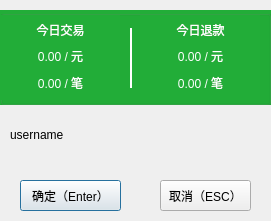
<?xml version="1.0" encoding="UTF-8"?>
<ui version="4.0">
 <class>HandoverDlg</class>
 <widget class="QDialog" name="HandoverDlg">
  <property name="geometry">
   <rect>
    <x>0</x>
    <y>0</y>
    <width>271</width>
    <height>221</height>
   </rect>
  </property>
  <property name="windowTitle">
   <string>交班</string>
  </property>
  <widget class="QGroupBox" name="staticGp">
   <property name="geometry">
    <rect>
     <x>0</x>
     <y>10</y>
     <width>271</width>
     <height>95</height>
    </rect>
   </property>
   <property name="styleSheet">
    <string notr="true">background-color: rgb(34, 173, 56);</string>
   </property>
   <property name="title">
    <string/>
   </property>
   <widget class="QWidget" name="widget" native="true">
    <property name="geometry">
     <rect>
      <x>0</x>
      <y>5</y>
      <width>120</width>
      <height>85</height>
     </rect>
    </property>
    <property name="styleSheet">
     <string notr="true"/>
    </property>
    <widget class="QLabel" name="labStaticTradeVal">
     <property name="geometry">
      <rect>
       <x>0</x>
       <y>30</y>
       <width>121</width>
       <height>21</height>
      </rect>
     </property>
     <property name="styleSheet">
      <string notr="true">font: 12pt &quot;Arial&quot;;
color: rgb(255, 255, 255);</string>
     </property>
     <property name="text">
      <string>0.00 / 元</string>
     </property>
     <property name="alignment">
      <set>Qt::AlignCenter</set>
     </property>
    </widget>
    <widget class="QLabel" name="labStatic">
     <property name="geometry">
      <rect>
       <x>0</x>
       <y>4</y>
       <width>121</width>
       <height>21</height>
      </rect>
     </property>
     <property name="styleSheet">
      <string notr="true">font: bold 12pt &quot;Arial&quot;;
color: rgb(255, 255, 255);</string>
     </property>
     <property name="text">
      <string>今日交易</string>
     </property>
     <property name="alignment">
      <set>Qt::AlignCenter</set>
     </property>
    </widget>
    <widget class="QLabel" name="labStaticTradeTms">
     <property name="geometry">
      <rect>
       <x>0</x>
       <y>60</y>
       <width>121</width>
       <height>16</height>
      </rect>
     </property>
     <property name="styleSheet">
      <string notr="true">font: 12pt &quot;Arial&quot;;
color: rgb(255, 255, 255);</string>
     </property>
     <property name="text">
      <string>0.00 / 笔</string>
     </property>
     <property name="alignment">
      <set>Qt::AlignCenter</set>
     </property>
    </widget>
   </widget>
   <widget class="QWidget" name="widget_2" native="true">
    <property name="geometry">
     <rect>
      <x>140</x>
      <y>5</y>
      <width>120</width>
      <height>85</height>
     </rect>
    </property>
    <widget class="QLabel" name="labStaticRefundVal">
     <property name="geometry">
      <rect>
       <x>0</x>
       <y>30</y>
       <width>121</width>
       <height>21</height>
      </rect>
     </property>
     <property name="styleSheet">
      <string notr="true">font: 12pt &quot;Arial&quot;;
color: rgb(255, 255, 255);</string>
     </property>
     <property name="text">
      <string>0.00 / 元</string>
     </property>
     <property name="alignment">
      <set>Qt::AlignCenter</set>
     </property>
    </widget>
    <widget class="QLabel" name="labStatic_2">
     <property name="geometry">
      <rect>
       <x>0</x>
       <y>4</y>
       <width>121</width>
       <height>21</height>
      </rect>
     </property>
     <property name="styleSheet">
      <string notr="true">font: bold 12pt &quot;Arial&quot;;
color: rgb(255, 255, 255);</string>
     </property>
     <property name="text">
      <string>今日退款</string>
     </property>
     <property name="alignment">
      <set>Qt::AlignCenter</set>
     </property>
    </widget>
    <widget class="QLabel" name="labStaticRefundTms">
     <property name="geometry">
      <rect>
       <x>0</x>
       <y>60</y>
       <width>121</width>
       <height>16</height>
      </rect>
     </property>
     <property name="styleSheet">
      <string notr="true">font: 12pt &quot;Arial&quot;;
color: rgb(255, 255, 255);</string>
     </property>
     <property name="text">
      <string>0.00 / 笔</string>
     </property>
     <property name="alignment">
      <set>Qt::AlignCenter</set>
     </property>
    </widget>
   </widget>
   <widget class="QWidget" name="widget_6" native="true">
    <property name="geometry">
     <rect>
      <x>130</x>
      <y>18</y>
      <width>2</width>
      <height>60</height>
     </rect>
    </property>
    <property name="styleSheet">
     <string notr="true">background-color: rgb(255, 255, 255);</string>
    </property>
   </widget>
  </widget>
  <widget class="QPushButton" name="pbtOK">
   <property name="geometry">
    <rect>
     <x>20</x>
     <y>180</y>
     <width>101</width>
     <height>31</height>
    </rect>
   </property>
   <property name="styleSheet">
    <string notr="true">font: bold 10pt &quot;Arial&quot;;</string>
   </property>
   <property name="text">
    <string>确定（Enter）</string>
   </property>
  </widget>
  <widget class="QPushButton" name="pbtCancel">
   <property name="geometry">
    <rect>
     <x>160</x>
     <y>180</y>
     <width>91</width>
     <height>31</height>
    </rect>
   </property>
   <property name="styleSheet">
    <string notr="true">font: bold 10pt &quot;Arial&quot;;</string>
   </property>
   <property name="text">
    <string>取消（ESC）</string>
   </property>
  </widget>
  <widget class="QLabel" name="labName">
   <property name="geometry">
    <rect>
     <x>10</x>
     <y>120</y>
     <width>151</width>
     <height>30</height>
    </rect>
   </property>
   <property name="text">
    <string>username</string>
   </property>
  </widget>
 </widget>
 <layoutdefault spacing="6" margin="11"/>
 <resources/>
 <connections/>
</ui>
